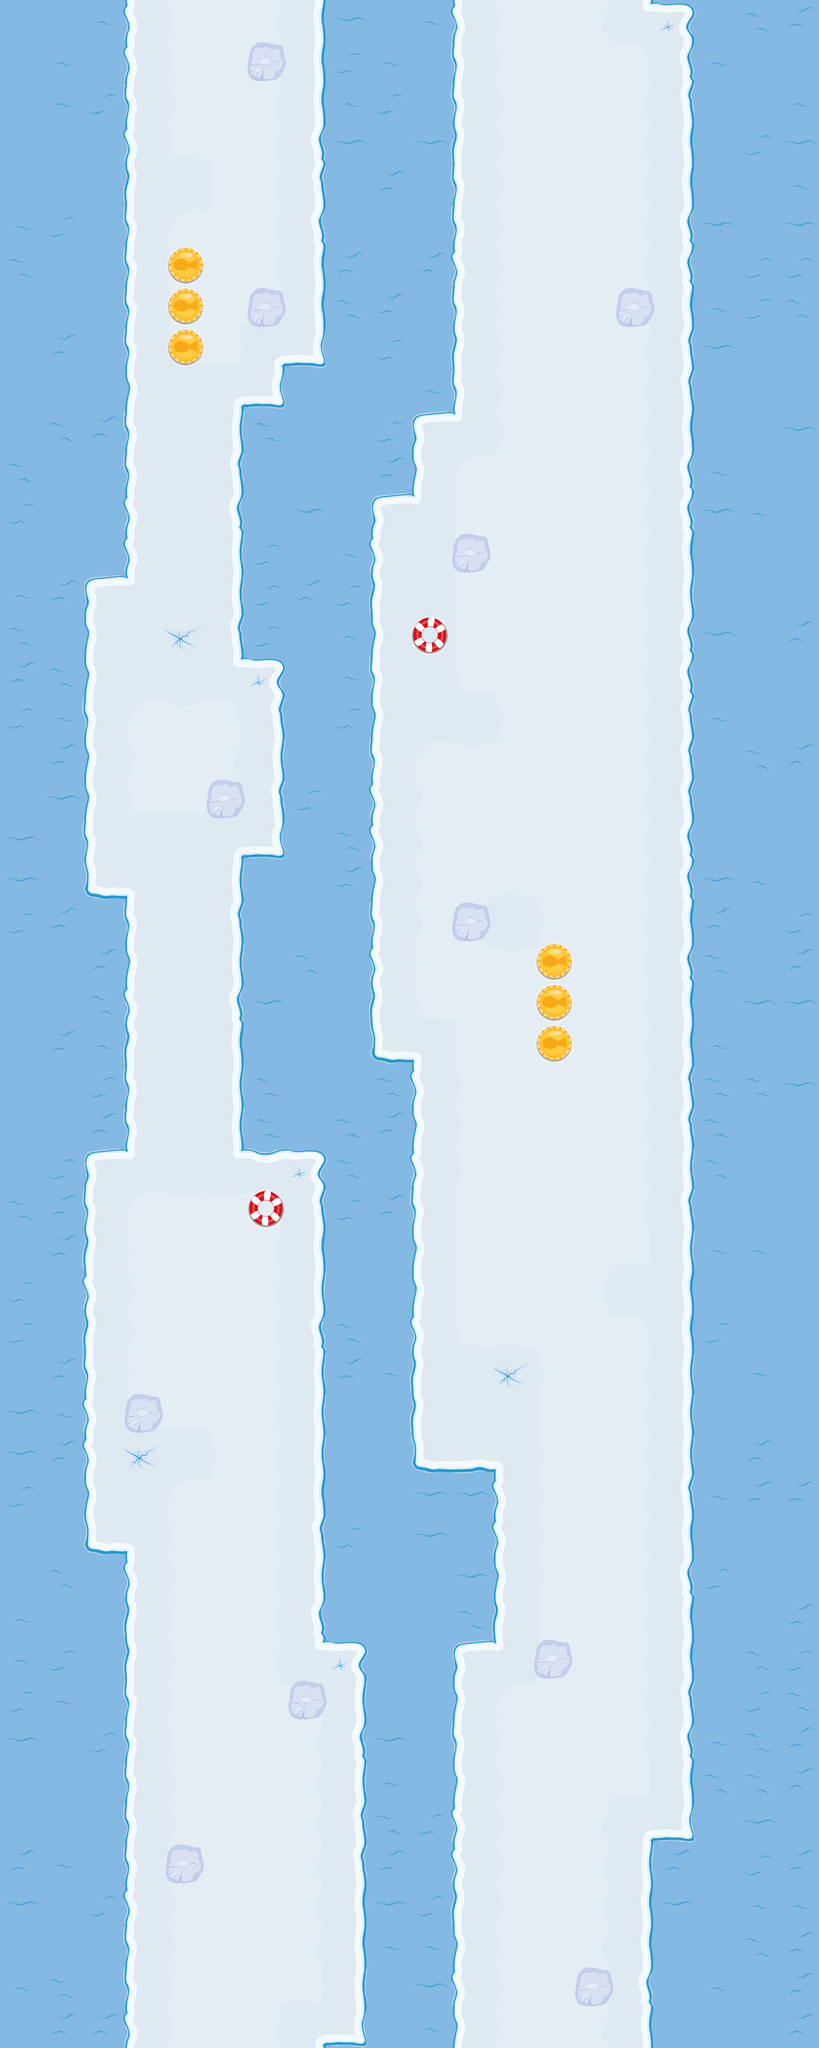

Below is a game level as drawn by its tile map, then a one-line description and the .tmx that defines it (tile-layer data replaced by summaries):
An orthogonal 20x50 tile map with 160x160 px tiles, 3 tile layers (Floor, PickUps, Obstacles).

<map version="1.0" orientation="orthogonal" renderorder="right-down" width="20" height="50" tilewidth="160" tileheight="160" nextobjectid="15">
 <tileset firstgid="1" name="Map v2" tilewidth="160" tileheight="160" tilecount="100" columns="10">
  <image source="Map v2.gif" width="1600" height="1600" />
  <terraintypes>
   <terrain name="Wasser" tile="14" />
   <terrain name="Ice" tile="6" />
   <terrain name="Snow" tile="59" />
   <terrain name="Shield" tile="70" />
   <terrain name="Ring" tile="71" />
   <terrain name="Iceberg" tile="72" />
   <terrain name="Coin" tile="73" />
  </terraintypes>
  <tile id="0" terrain="1,1,1,0" />
  <tile id="1" terrain="1,1,0,0" />
  <tile id="2" terrain="1,1,0,0" />
  <tile id="3" terrain="1,1,0,0" />
  <tile id="4" terrain="1,1,0,0" />
  <tile id="5" terrain="1,1,0,1" />
  <tile id="6" terrain="1,1,1,1" />
  <tile id="10" terrain="1,0,1,0" />
  <tile id="11" terrain="0,0,0,0" />
  <tile id="12" terrain="0,0,0,0" />
  <tile id="13" terrain="0,0,0,0" />
  <tile id="14" terrain="0,0,0,0" />
  <tile id="15" terrain="0,1,0,1" />
  <tile id="16" terrain="1,1,1,1" />
  <tile id="20" terrain="1,0,1,0" />
  <tile id="21" terrain="0,0,0,0" />
  <tile id="22" terrain="0,0,0,1" />
  <tile id="23" terrain="0,0,1,0" />
  <tile id="24" terrain="0,0,0,0" />
  <tile id="25" terrain="0,1,0,1" />
  <tile id="26" terrain="1,1,1,1" />
  <tile id="30" terrain="1,0,1,0" />
  <tile id="31" terrain="0,0,0,0" />
  <tile id="32" terrain="0,1,0,0" />
  <tile id="33" terrain="1,0,0,0" />
  <tile id="34" terrain="0,0,0,0" />
  <tile id="35" terrain="0,1,0,1" />
  <tile id="36" terrain="1,1,1,1" />
  <tile id="40" terrain="1,0,1,0" />
  <tile id="41" terrain="0,0,0,0" />
  <tile id="42" terrain="0,0,0,0" />
  <tile id="43" terrain="0,0,0,0" />
  <tile id="44" terrain="0,0,0,0" />
  <tile id="45" terrain="0,1,0,1" />
  <tile id="50" terrain="1,0,1,1" />
  <tile id="51" terrain="0,0,1,1" />
  <tile id="52" terrain="0,0,1,1" />
  <tile id="53" terrain="0,0,1,1" />
  <tile id="54" terrain="0,0,1,1" />
  <tile id="55" terrain="0,1,1,1" />
  <tile id="59" terrain="2,2,2,2" />
  <tile id="66" terrain="2,2,2,1" />
  <tile id="67" terrain="2,2,1,1" />
  <tile id="68" terrain="2,2,1,1" />
  <tile id="69" terrain="2,2,1,2" />
  <tile id="70" terrain="3,3,3,3" />
  <tile id="71" terrain="4,4,4,4" />
  <tile id="72" terrain="5,5,5,5" />
  <tile id="73" terrain="6,6,6,6" />
  <tile id="76" terrain="2,1,2,1" />
  <tile id="77" terrain="1,1,1,2" />
  <tile id="78" terrain="1,1,2,1" />
  <tile id="79" terrain="1,2,1,2" />
  <tile id="86" terrain="2,1,2,1" />
  <tile id="87" terrain="1,2,1,1" />
  <tile id="88" terrain="2,1,1,1" />
  <tile id="89" terrain="1,2,1,2" />
  <tile id="96" terrain="2,1,2,2" />
  <tile id="97" terrain="1,1,2,2" />
  <tile id="98" terrain="1,1,2,2" />
  <tile id="99" terrain="1,2,2,2" />
 </tileset>
 <layer name="Floor" width="20" height="50">
  <data>[1000 cells, 1000 non-empty, 51 distinct tile ids]</data>
 </layer>
 <layer name="PickUps" width="20" height="50">
  <data>[1000 cells, 8 non-empty, 2 distinct tile ids]</data>
 </layer>
 <layer name="Obstacles" width="20" height="50">
  <data>[1000 cells, 11 non-empty, 1 distinct tile ids]</data>
 </layer>
</map>
